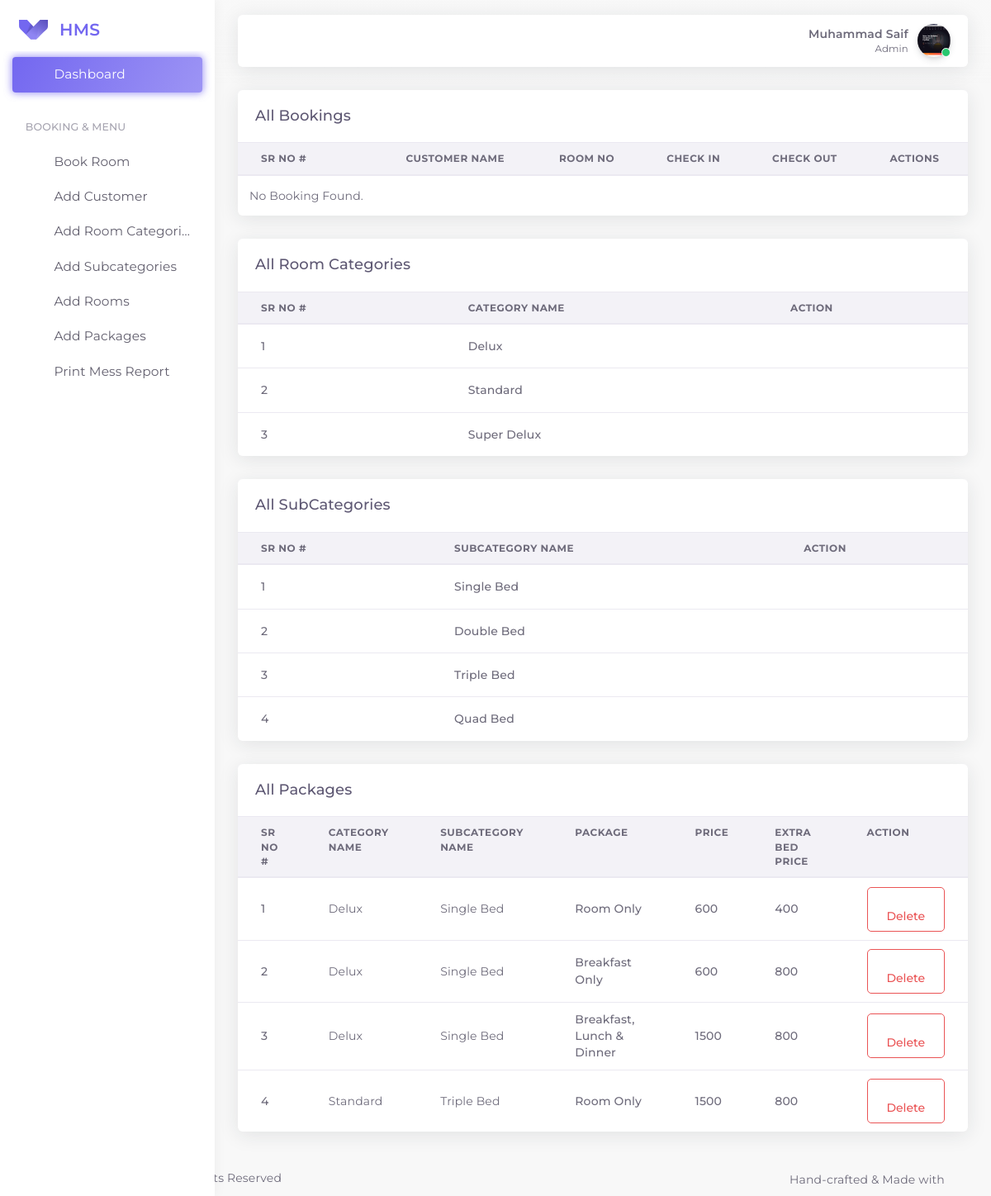
The app's page /themes/pages/dashboard.php (signed in) with its own data.
### tables this page shows
CREATE TABLE `hms_rooms_categories` (
  `rcid` int(11) NOT NULL,
  `category_name` varchar(100) NOT NULL,
  `created_at` datetime NOT NULL DEFAULT current_timestamp()
);

CREATE TABLE `hms_rooms_subcategories` (
  `subcatid` int(11) NOT NULL,
  `name` varchar(100) NOT NULL,
  `created_at` datetime NOT NULL DEFAULT current_timestamp()
);

CREATE TABLE `hms_packages` (
  `pack_id` int(11) NOT NULL,
  `catid` int(11) NOT NULL,
  `subcatid` int(11) NOT NULL,
  `pack_name` varchar(200) NOT NULL,
  `extra_bed` varchar(50) NOT NULL,
  `price` varchar(50) NOT NULL,
  `created_at` datetime NOT NULL DEFAULT current_timestamp()
);

### app-assets/classes/Rooms.php (called while the page is built, shortened)
<?php
class Rooms
{
    protected $conn;
    public function __construct($conn)
    {
        $this->conn = $conn;
    }
    public function get_room_categories()
    {
        $stmt = $this->conn->prepare("SELECT * FROM hms_rooms_categories");
        $stmt->execute();
        $stmt->setFetchMode(PDO::FETCH_ASSOC);
        $categories = $stmt->fetchAll();
        if ($categories) {
            return $categories;
        } else {
            return false;
        }
    }
    public function get_all_subcategories()
    {
        $stmt = $this->conn->prepare("SELECT * FROM hms_rooms_subcategories");
        $stmt->execute();
        $stmt->setFetchMode(PDO::FETCH_ASSOC);
        $subcategories = $stmt->fetchAll();
        if ($subcategories) {
            return $subcategories;
        } else {
            return false;
        }
    }
    public function get_all_packages()
    {
        $stmt = $this->conn->prepare("SELECT * FROM hms_packages");
        $stmt->execute();
        $stmt->setFetchMode(PDO::FETCH_ASSOC);
        $packages = $stmt->fetchAll();
        if ($packages) {
            return $packages;
        } else {
            return false;
        }
    }
}

### app-assets/includes/getpackages.php (the view, shortened to what this page needs)
<?php
$db = new DbConnect;
$conn = $db->DbConnection();
$rooms = new Rooms($conn);
$categories = $rooms->get_room_categories();
$subcategories = $rooms->get_all_subcategories();
$packages = $rooms->get_all_packages();
function searchcatename($catid, $catearray)
{
    foreach ($catearray as $categ) {
        if ($categ['rcid'] == $catid) {
            return $categ["category_name"];
        }
    }
    return null;
}
function searchsubcatename($subcatid, $subcatearray)
{
    foreach ($subcatearray as $categ) {
        if ($categ['subcatid'] == $subcatid) {
            return $categ["name"];
        }
    }
    return null;
}
?>
<div class="row" id="basic-table">
    <div class="col-12">
        <div class="card">
            <div class="card-header">
                <h4 class="card-title">All Packages</h4>
            </div>
            <div class="table-responsive">
                <table class="table">
                    <thead>
                        <tr>
                            <th>Sr No #</th>
                            <th>Category Name</th>
                            <th>SubCategory Name</th>
                            <th>Package</th>
                            <th>Price</th>
                            <th>Extra Bed Price</th>
                            <th>Action</th>
                        </tr>
                    </thead>
                    <tbody>
                        <?php
                        if ($packages) {
                            $i = 1;
                            foreach ($packages as $package) {
                                echo '<tr>
                            <td>
                                <span class="font-weight-bold">' . $i . '</span>
                            </td>
                            <td>' . searchcatename($package["catid"], $categories) . '</td>
                            <td>' . searchsubcatename($package["subcatid"], $subcategories) . '</td>
                            <td class="font-weight-bold">' . $package["pack_name"] . '</td>
                            <td class="font-weight-bold">' . $package["price"] . '</td>
                            <td class="font-weight-bold">' . $package["extra_bed"] . '</td>
                            <td>
                            <form>
                            <input type="hidden" value="' . $package["pack_id"] . '" name="pack_id">
                            <button type="button" class="btn btn-outline-danger btndelete" id="deletepackage">
                                <i data-feather="trash" class="mr-50"></i>
                                <span>Delete</span>
                            </button>
                            </form>
                            </td>
                        </tr>';
                                $i++;
                            }
                        } else {
                            echo "<tr><td class='p-1'> No Packages Found.</td><tr>";
                        }
                        ?>
                    </tbody>
                </table>
            </div>
        </div>
    </div>
</div>

### app-assets/includes/getcategory.php (shortened to what this page needs)
<?php
$db = new DbConnect;
$conn = $db->DbConnection();
$rooms = new Rooms($conn);
$categories = $rooms->get_room_categories();
?>
<div class="row" id="basic-table">
    <div class="col-12">
        <div class="card">
            <div class="card-header">
                <h4 class="card-title">All Room Categories</h4>
            </div>
            <div class="table-responsive">
                <table class="table">
                    <thead>
                        <tr>
                            <th>Sr No #</th>
                            <th>Category Name</th>
                            <th>Action</th>
                        </tr>
                    </thead>
                    <tbody>
                        <?php
                        if ($categories) {
                            foreach ($categories as $category) {
                                echo '<tr>
                            <td>
                                <span class="font-weight-bold">' . $category["rcid"] . '</span>
                            </td>
                            <td class="font-weight-bold">' . $category["category_name"] . '</td>
                            <td>
                                <div class="dropdown">
                                    <button type="button" class="btn btn-sm dropdown-toggle hide-arrow" data-toggle="dropdown">
                                        <i data-feather="more-vertical"></i>
                                    </button>
                                    <div class="dropdown-menu">
                                        <a class="dropdown-item" href="javascript:void(0);">
                                            <button type="button" class="btn btn-outline-primary btnedit" data-toggle="modal" data-target="#inlineForm">
                                                <i data-feather="edit-2" class="mr-50"></i>
                                                <span>Edit</span>
                                            </button>
                                        </a>
                                        <a class="dropdown-item" href="javascript:void(0);">
                                            <button type="button" class="btn btn-outline-danger btndelete" data-toggle="modal" data-target="#DeleteForm">
                                                <i data-feather="trash" class="mr-50"></i>
                                                <span>Delete</span>
                                            </button>
                                        </a>
                                    </div>
                                </div>
                            </td>
                        </tr>';
                            }
                        } else {
                            echo "<tr><td class='p-1'> No categories Found.</td><tr>";
                        }
                        ?>
                    </tbody>
                </table>
            </div>
        </div>
    </div>
</div>

### app-assets/includes/getsubcategory.php (shortened to what this page needs)
<?php
$db = new DbConnect;
$conn = $db->DbConnection();
$rooms = new Rooms($conn);
$subcategories = $rooms->get_all_subcategories();
?>
<div class="row" id="basic-table">
    <div class="col-12">
        <div class="card">
            <div class="card-header">
                <h4 class="card-title">All SubCategories</h4>
            </div>
            <div class="table-responsive">
                <table class="table">
                    <thead>
                        <tr>
                            <th>Sr No #</th>
                            <th>SubCategory Name</th>
                            <th>Action</th>
                        </tr>
                    </thead>
                    <tbody>
                        <?php
                        if ($subcategories) {
                            foreach ($subcategories as $category) {
                                echo '<tr>
                            <td>
                                <span class="font-weight-bold">' . $category["subcatid"] . '</span>
                            </td>
                            <td class="font-weight-bold">' . $category["name"] . '</td>
                            <td>
                                <div class="dropdown">
                                    <button type="button" class="btn btn-sm dropdown-toggle hide-arrow" data-toggle="dropdown">
                                        <i data-feather="more-vertical"></i>
                                    </button>
                                    <div class="dropdown-menu">
                                        <a class="dropdown-item" href="javascript:void(0);">
                                            <button type="button" class="btn btn-outline-primary btnedit" data-toggle="modal" data-target="#inlineForm">
                                                <i data-feather="edit-2" class="mr-50"></i>
                                                <span>Edit</span>
                                            </button>
                                        </a>
                                        <a class="dropdown-item" href="javascript:void(0);">
                                            <button type="button" class="btn btn-outline-danger btndelete" data-toggle="modal" data-target="#DeleteForm">
                                                <i data-feather="trash" class="mr-50"></i>
                                                <span>Delete</span>
                                            </button>
                                        </a>
                                    </div>
                                </div>
                            </td>
                        </tr>';
                            }
                        } else {
                            echo "<tr><td class='p-1'> No subcategories Found.</td><tr>";
                        }
                        ?>
                    </tbody>
                </table>
            </div>
        </div>
    </div>
</div>

### records on screen
hms_rooms_categories: rcid "1", category_name "Delux"
hms_rooms_categories: rcid "2", category_name "Standard"
hms_rooms_categories: rcid "3", category_name "Super Delux"
hms_rooms_subcategories: subcatid "1", name "Single Bed"
hms_rooms_subcategories: subcatid "2", name "Double Bed"
hms_rooms_subcategories: subcatid "3", name "Triple Bed"
hms_rooms_subcategories: subcatid "4", name "Quad Bed"
hms_packages: catid.category_name "Delux", subcatid.name "Single Bed", pack_name "Room Only", price "600", extra_bed "400"
hms_packages: catid.category_name "Delux", subcatid.name "Single Bed", pack_name "Breakfast Only", price "600", extra_bed "800"
hms_packages: catid.category_name "Delux", subcatid.name "Single Bed", pack_name "Breakfast, Lunch & Dinner", price "1500", extra_bed "800"
hms_packages: catid.category_name "Standard", subcatid.name "Triple Bed", pack_name "Room Only", price "1500", extra_bed "800"

### other values on screen
$_SESSION["full_name"] "Muhammad Saif"
$_SESSION["role_id"] "Admin"
